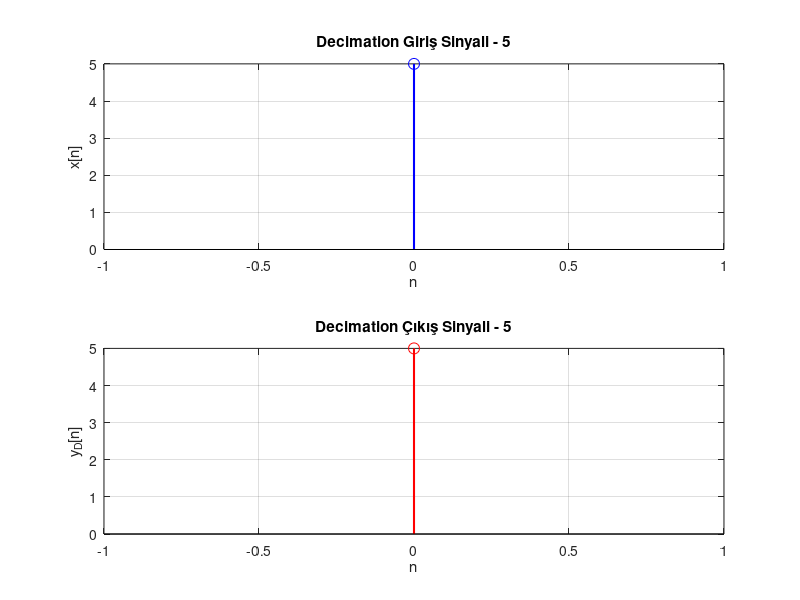
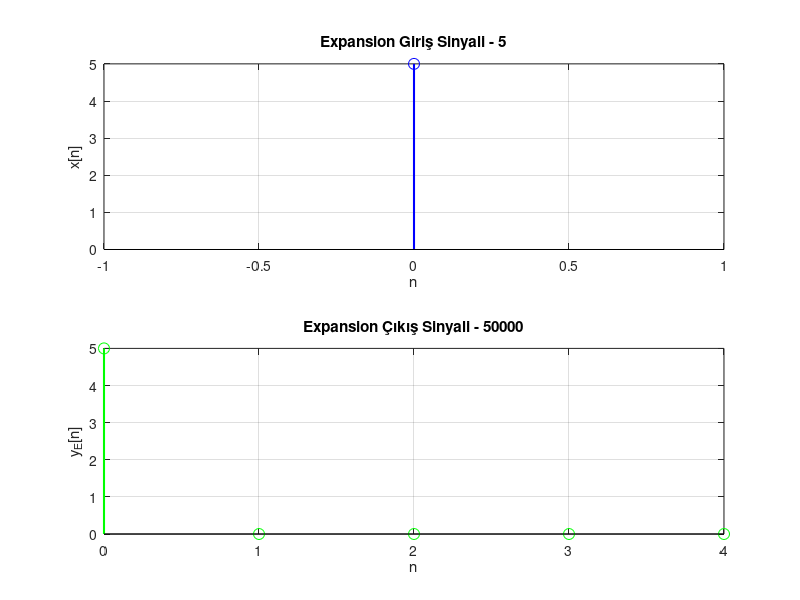

Write MATLAB code to recreate these figures, in order.
clear; clc; close all;

id_number = input('TC Kimlik Numaranızı giriniz: ', 's');
student_number = input('Öğrenci Numaranızı giriniz: ', 's');

student_digits = fliplr(student_number);

for i = 1:length(student_digits)
    digit = str2double(student_digits(i));
    if digit ~= 0 && digit ~= 1
        factor = digit;
        break;
    end
end

if factor == 0
    error('Öğrenci numarasında 0 ve 1 dışında rakam bulunamadı!');
end

fprintf('\nBulunan faktör: %d\n', factor);
fprintf('Decimation faktörü (M): %d\n', factor);
fprintf('Expansion faktörü (L): %d\n', factor);

id_digits = arrayfun(@str2double, id_number(~isspace(id_number)));
N = length(id_digits);

n_original = 0:N-1;
x_original = id_digits';

fprintf('\n--- DECIMATION İŞLEMİ ---\n');

M = factor;
x_decimated = x_original(1:M:end);
n_decimated = 0:length(x_decimated)-1;

figure('Name', 'Decimation İşlemi', 'Position', [100, 100, 1200, 500]);

subplot(2,1,1);
stem(n_original, x_original, 'b', 'LineWidth', 1.5, 'MarkerSize', 8);
grid on;
xlabel('n');
ylabel('x[n]');
title(sprintf('Decimation Giriş Sinyali - %s', id_number));
set(gca, 'FontSize', 10);

subplot(2,1,2);
stem(n_decimated, x_decimated, 'r', 'LineWidth', 1.5, 'MarkerSize', 8);
grid on;
xlabel('n');
ylabel(sprintf('y_D[n]'));
decimated_str = sprintf('%d', x_decimated);
title(sprintf('Decimation Çıkış Sinyali - %s', decimated_str));
set(gca, 'FontSize', 10);

fprintf('--- EXPANSION İŞLEMİ ---\n');

L = factor;
x_expanded = zeros(1, length(x_original)*L);
x_expanded(1:L:end) = x_original;
n_expanded = 0:length(x_expanded)-1;

figure('Name', 'Expansion İşlemi', 'Position', [150, 150, 1200, 500]);

subplot(2,1,1);
stem(n_original, x_original, 'b', 'LineWidth', 1.5, 'MarkerSize', 8);
grid on;
xlabel('n');
ylabel('x[n]');
title(sprintf('Expansion Giriş Sinyali - %s', id_number));
set(gca, 'FontSize', 10);

subplot(2,1,2);
stem(n_expanded, x_expanded, 'g', 'LineWidth', 1.5, 'MarkerSize', 8);
grid on;
xlabel('n');
ylabel(sprintf('y_E[n]'));
expanded_str = sprintf('%d', x_expanded);
title(sprintf('Expansion Çıkış Sinyali - %s', expanded_str));
set(gca, 'FontSize', 10);

fprintf('\nOrijinal sinyal uzunluğu: %d\n', length(x_original));
fprintf('Decimation sonrası uzunluk: %d\n', length(x_decimated));
fprintf('Expansion sonrası uzunluk: %d\n', length(x_expanded));
fprintf('\nİşlem tamamlandı!\n');